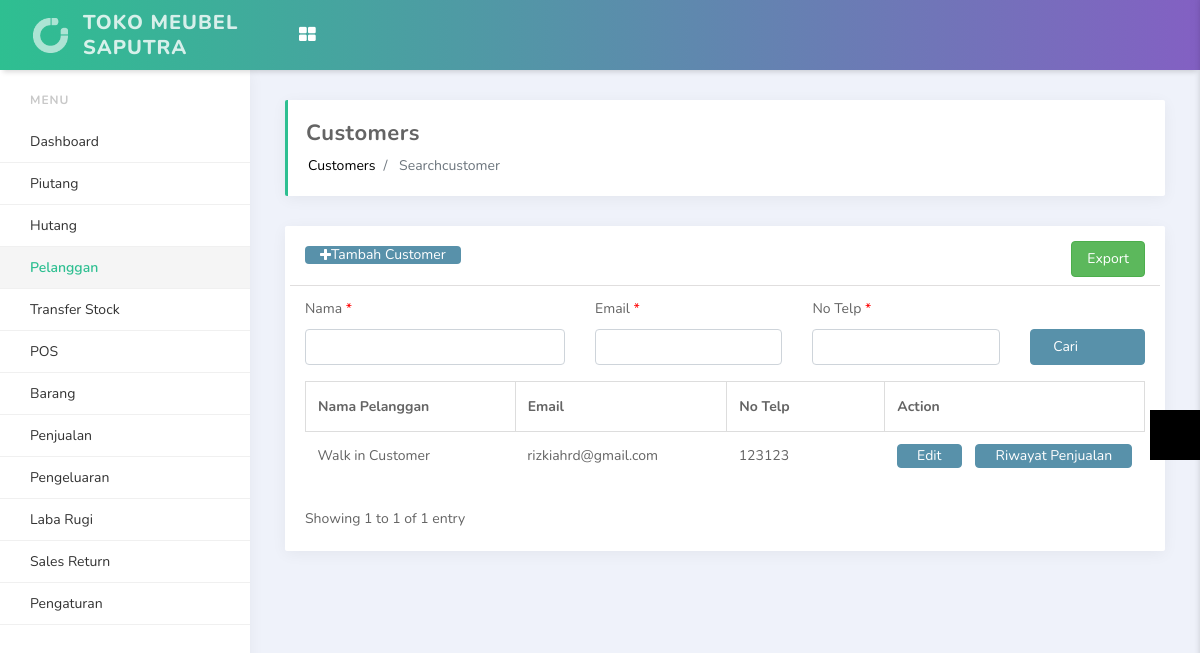
Screenshot of /index.php/customers/searchcustomer (signed in) with the database file from the repository.
### tables this page shows
CREATE TABLE `site_setting` (
  `id` int(11) NOT NULL,
  `site_name` varchar(499) NOT NULL,
  `site_logo` varchar(255) NOT NULL,
  `timezone` varchar(499) NOT NULL,
  `pagination` int(11) NOT NULL,
  `tax` double(11,2) NOT NULL,
  `currency` char(3) NOT NULL,
  `address` text NOT NULL,
  `datetime_format` varchar(30) NOT NULL,
  `display_product` int(11) NOT NULL,
  `display_keyboard` int(11) NOT NULL,
  `default_customer_id` int(11) NOT NULL,
  `updated_user_id` int(11) NOT NULL,
  `updated_datetime` datetime NOT NULL
);

CREATE TABLE `customers` (
  `id` int(11) NOT NULL,
  `fullname` varchar(499) NOT NULL,
  `email` varchar(499) NOT NULL,
  `mobile` varchar(255) NOT NULL,
  `address` text NOT NULL,
  `created_user_id` int(11) NOT NULL,
  `created_datetime` datetime NOT NULL
);

### application/controllers/Customers.php (called while the page is built, shortened)
<?php
class Customers extends CI_Controller
{
    public function __construct()
    {
        $this->load->model('Customers_model');
        $this->load->model('Constant_model');
    }
    public function searchcustomer()
    {
        $name = $this->input->get('name');
        $email = $this->input->get('email');
        $mobile = $this->input->get('mobile');
        $data['search_name'] = $name;
        $data['search_email'] = $email;
        $data['search_mobile'] = $mobile;
        $data['lang_dashboard'] = $this->lang->line('dashboard');
        $data['lang_transfer_stock'] = $this->lang->line('transfer_stock');
        $data['lang_customers'] = $this->lang->line('customers');
        $data['lang_gift_card'] = $this->lang->line('gift_card');
        $data['lang_add_gift_card'] = $this->lang->line('add_gift_card');
        $data['lang_list_gift_card'] = $this->lang->line('list_gift_card');
        $data['lang_debit'] = $this->lang->line('debit');
        $data['lang_sales'] = $this->lang->line('sales');
        $data['lang_today_sales'] = $this->lang->line('today_sales');
        $data['lang_opened_bill'] = $this->lang->line('opened_bill');
        $data['lang_reports'] = $this->lang->line('reports');
        $data['lang_sales_report'] = $this->lang->line('sales_report');
        $data['lang_expenses'] = $this->lang->line('expenses');
        $data['lang_expenses_category'] = $this->lang->line('expenses_category');
        $data['lang_pnl'] = $this->lang->line('pnl');
        $data['lang_pnl_report'] = $this->lang->line('pnl_report');
        $data['lang_pos'] = $this->lang->line('pos');
        $data['lang_return_order'] = $this->lang->line('return_order');
        $data['lang_return_order_report'] = $this->lang->line('return_order_report');
        $data['lang_inventory'] = $this->lang->line('inventory');
        $data['lang_products'] = $this->lang->line('products');
        $data['lang_list_products'] = $this->lang->line('list_products');
        $data['lang_print_product_label'] = $this->lang->line('print_product_label');
        $data['lang_product_category'] = $this->lang->line('product_category');
        $data['lang_purchase_order'] = $this->lang->line('purchase_order');
        $data['lang_setting'] = $this->lang->line('setting');
        $data['lang_outlets'] = $this->lang->line('outlets');
        $data['lang_users'] = $this->lang->line('users');
        $data['lang_suppliers'] = $this->lang->line('suppliers');
        $data['lang_system_setting'] = $this->lang->line('system_setting');
        $data['lang_payment_methods'] = $this->lang->line('payment_methods');
        $data['lang_logout'] = $this->lang->line('logout');
        $data['lang_point_of_sales'] = $this->lang->line('point_of_sales');
        $data['lang_amount'] = $this->lang->line('amount');
        $data['lang_monthly_sales_outlet'] = $this->lang->line('monthly_sales_outlet');
        $data['lang_add_customer'] = $this->lang->line('add_customer');
        $data['lang_export'] = $this->lang->line('export');
        $data['lang_search'] = $this->lang->line('search');
        $data['lang_name'] = $this->lang->line('name');
        $data['lang_email'] = $this->lang->line('email');
        $data['lang_mobile'] = $this->lang->line('mobile');
        $data['lang_customer_name'] = $this->lang->line('customer_name');
        $data['lang_action'] = $this->lang->line('action');
        $data['lang_edit'] = $this->lang->line('edit');
        $data['lang_sales_history'] = $this->lang->line('sales_history');
        $data['lang_no_match_found'] = $this->lang->line('no_match_found');
        $data['lang_search_customer'] = $this->lang->line('search_customer');
        $data['lang_create_return_order'] = $this->lang->line('create_return_order');
        $this->load->view('search_customers', $data);
    }
}

### index.php (called while the page is built, shortened)
<?php
require_once BASEPATH.'core/CodeIgniter.php';

### application/views/search_customers.php (the view, shortened to what this page needs)
<?php
    require_once 'includes/header4.php';
?>
<section id="content">
	<div class="row">
		<div class="col-md-12">
			<div class="card">
				<div class="card-body">
					<?php
                        if ($user_role < 3) {
                            ?>
					<div class="row" style="border-bottom: 1px solid #e0dede; padding-bottom: 8px; margin-top: -5px;">
						<div class="col-md-6">
							<a href="<?=base_url()?>index.php/customers/addCustomer" style="text-decoration: none;">
								<button type="button" class="btn btn-primary" style="padding-top: 2px; padding-bottom: 2px; border: 0px;">
									<i class="fa fa-plus"></i> <?php echo $lang_add_customer; ?>
								</button>
							</a>
						</div>
						<div class="col-md-6" style="text-align: right;">
							<a href="<?=base_url()?>index.php/customers/exportSearchCustomer?search_name=<?php echo $search_name; ?>&search_email=<?php echo $search_email; ?>&search_mobile=<?php echo $search_mobile; ?>" style="text-decoration: none;">
								<button type="button" class="btn btn-success" style="background-color: #5cb85c; border-color: #4cae4c;">
									<?php echo $lang_export; ?>
								</button>
							</a>
						</div>
					</div>
					<?php
                        }
                    ?>
					<form action="<?=base_url()?>index.php/customers/searchcustomer" method="get">
						<div class="row" style="margin-top: 10px;">
							<div class="col-md-4">
								<div class="form-group">
									<label><?php echo $lang_name; ?> <span style="color: #F00">*</span></label>
									<input type="text" name="name" class="form-control" value="<?php echo $search_name; ?>" />
								</div>
							</div>
							<div class="col-md-3">
								<div class="form-group">
									<label><?php echo $lang_email; ?> <span style="color: #F00">*</span></label>
									<input type="text" name="email" class="form-control" value="<?php echo $search_email; ?>" />
								</div>
							</div>
							<div class="col-md-3">
								<div class="form-group">
									<label><?php echo $lang_mobile; ?> <span style="color: #F00">*</span></label>
									<input type="text" name="mobile" class="form-control" value="<?php echo $search_mobile; ?>" />
								</div>
							</div>
							<div class="col-md-2">
								<div class="form-group">
									<label>&nbsp;</label><br />
									<button class="btn btn-primary" style="width: 100%;">&nbsp;&nbsp;<?php echo $lang_search; ?>&nbsp;&nbsp;</button>
								</div>
							</div>
						</div>
					</form>
					<div class="row" style="margin-top: 0px;">
						<div class="col-md-12">
							<div class="table-responsive">
								<table class="table">
									<thead>
										<tr>
									    	<th style="border-left: 1px solid #ddd; border-bottom: 1px solid #ddd; border-top: 1px solid #ddd;" width="26%">
										    	<?php echo $lang_customer_name; ?>
										    </th>
									    	<th style="border-left: 1px solid #ddd; border-bottom: 1px solid #ddd; border-top: 1px solid #ddd;" width="26%">
										    	<?php echo $lang_email; ?>
										    </th>
										    <th style="border-left: 1px solid #ddd; border-bottom: 1px solid #ddd; border-top: 1px solid #ddd;" width="20%">
											    <?php echo $lang_mobile; ?>
											</th>
										    <th style="border-left: 1px solid #ddd; border-bottom: 1px solid #ddd; border-top: 1px solid #ddd; border-right: 1px solid #ddd;" width="25%"><?php echo $lang_action; ?></th>
										</tr>
									</thead>
									<tbody>
<?php
    $result_count = 0;
    $sort = '';
    $searchResult = $this->db->query("SELECT * FROM customers WHERE created_datetime != '0000-00-00 00:00:00' $sort ORDER BY fullname ASC ");
    $searchRows = $searchResult->num_rows();
    if ($searchRows > 0) {
        $searchData = $searchResult->result();
        $result_count = count($searchData);
        for ($s = 0; $s < count($searchData); ++$s) {
            $cust_id = $searchData[$s]->id;
            $cust_fn = $searchData[$s]->fullname;
            $cust_em = $searchData[$s]->email;
            $cust_mb = $searchData[$s]->mobile; ?>
			<tr>
				<td>
					<?php echo $cust_fn; ?>
				</td>
				<td>
					<?php
                        if (!empty($cust_em)) {
                            echo $cust_em;
                        } else {
                            echo '-';
                        } ?>
				</td>
				<td>
					<?php
                        if (!empty($cust_mb)) {
                            echo $cust_mb;
                        } else {
                            echo '-';
                        } ?>
				</td>
				<td>
					<a href="<?=base_url()?>index.php/customers/edit_customer?cust_id=<?php echo $cust_id; ?>" style="text-decoration: none;">
						<button class="btn btn-primary" style="padding: 4px 12px;">&nbsp;&nbsp;<?php echo $lang_edit; ?>&nbsp;&nbsp;</button>
					</a>
					<a href="<?=base_url()?>index.php/customers/customer_history?cust_id=<?php echo $cust_id; ?>" style="text-decoration: none; margin-left: 10px;">
						<button class="btn btn-primary" style="padding: 4px 12px;">&nbsp;&nbsp;<?php echo $lang_sales_history; ?>&nbsp;&nbsp;</button>
					</a>
				</td>
			</tr>
<?php
        }
    } else {
        ?>
		<tr>
			<td colspan="4"><?php echo $lang_no_match_found; ?></td>
		</tr>
<?php
    }
?>
									</tbody>
								</table>
							</div>
						</div>
					</div>
					<div class="row">
						<div class="col-md-6" style="float: left; padding-top: 10px;">
							<?php
                                if ($result_count > 0) {
                                    ?>
							Showing 1 to <?php echo $result_count; ?> of <?php echo $result_count; ?>
							<?php
                                if ($result_count == 1) {
                                    echo 'entry';
                                } else {
                                    echo 'entries';
                                } ?>
							<?php
                                }
                            ?>
						</div>
						<div class="col-md-6" style="text-align: right;">
						</div>
					</div>
				</div>
			</div>
		</div>
	</div>
</section>
<?php
    require_once 'includes/footer4.php';
?>

### application/views/includes/header4.php (shortened to what this page needs)
<?php
    $user_role = $this->input->cookie('role_id', TRUE);
    $settingResult = $this->db->get_where('site_setting');
    $settingData = $settingResult->row();
    $setting_site_name = $settingData->site_name;
 ?>
<!doctype html>
<html lang="en">
<head>
    <link rel="stylesheet" href="<?php echo base_url() ?>assets/vendors/bundle.css" type="text/css">
    <link rel="stylesheet" href="<?php echo base_url() ?>assets/vendors/datepicker/daterangepicker.css">
    <link rel="stylesheet" href="<?php echo base_url() ?>assets/vendors/vmap/jqvmap.min.css">
    <link rel="stylesheet" href="<?php echo base_url() ?>assets/css/app.min.css" type="text/css">
    <link rel="stylesheet" href="<?php echo base_url() ?>assets/css/custom.css" type="text/css">
    <link rel="stylesheet" type="text/css" href="https://stackpath.bootstrapcdn.com/font-awesome/4.7.0/css/font-awesome.min.css">
</head>
<body>
<div class="side-menu">
    <div class='side-menu-body'>
        <ul>
            <?php
            $link = $this->uri->segment(1);
            ?>
            <li class="side-menu-divider">Menu</li>
            <?php
            if ($user_role == 3) {
                echo "<li>".anchor('index.php/cashier/',$lang_pos)."</li>";
                echo "
                <li>
                <a href='#'>Sales Return</a>
                <ul>
                    <li>
                        <a <?php if (($link == '')) {
                    ?> style='background-color: #e9ecf2;' <?php
                } ?> href='<?=base_url()?>index.php/sales_return/'>
                            Buat Sales Return
                        </a>
                    </li>
                    <li>
                        <a <?php if (($link == 'data_return')) {
                    ?> style='background-color: #e9ecf2;' <?php
                } ?> href='<?=base_url()?>index.php/sales_return/data_return'>
                            Data Sales Return
                        </a>
                    </li>
                </ul>
            </li>
                ";
            }else{
            ?>
            <li><?php echo anchor('index.php/dashboard',$lang_dashboard,($link=="dashboard"?'class="active"':'')) ?></li>
            <li><?php echo anchor('index.php/piutang',"Piutang",($link=="piutang"?'class="active"':'')) ?></li>
            <li><?php echo anchor('index.php/hutang',"Hutang",($link=="hutang"?'class="active"':'')) ?></li>
            <li><?php echo anchor('index.php/customers/view',$lang_customers,($link=="customers"?'class="active"':'')) ?></li>
            <li><?php echo anchor('index.php/transfer_stock/view',"Transfer Stock",($link=="transfer_stock"?'class="active"':'')) ?></li>
            <li><?php echo anchor('index.php/cashier/',$lang_pos,($link=="cashier"?'class="active"':'')) ?></li>
            <li>
                <a href="#"></i> <span><?php echo $lang_products; ?></span> </a>
            </li>
            <li>
                <a href="#"><span><?php echo $lang_sales; ?></span> </a>
            </li>
            <li>
                <a href="#"><?php echo $lang_expenses ?></a>
            </li>
            <li>
                <a href="#"><?php echo $lang_pnl ?></a>
            </li>
            <li>
                <a href="#">Sales Return</a>
            </li>
            <li>
                <a href="#"><?php echo $lang_setting; ?></a>
            </li>
                    <?php
                    }
                            ?>
        </ul>
    </div>
</div>
<nav class="navbar">
    <div class="container-fluid">
        <div class="header-logo">
            <a href="#">
                <img src="<?php echo base_url() ?>assets/media/image/light-logo.png" alt="...">
                <span class="logo-text d-none d-lg-block"><?php echo $setting_site_name ?></span>
            </a>
        </div>
        <div class="header-body">
            <ul class="navbar-nav">
                <li class="nav-item dropdown d-none d-lg-block">
                    <a href="#" class="nav-link" data-toggle="dropdown">
                        <i class="fa fa-th-large"></i>
                    </a>
                </li>
            </ul>
        </div>
    </div>
</nav>
<main class="main-content">
    <div class="container-fluid">
        <div class="page-header d-md-flex justify-content-between align-items-center">
            <div>
                <h4><?php echo ucwords(str_replace('_', ' ', $this->uri->segment(1))) ?></h4>
                <nav aria-label="breadcrumb">
                    <ol class="breadcrumb">
                        <li class="breadcrumb-item"><a href="#"><?php echo ucwords(str_replace('_', ' ', $this->uri->segment(1))) ?></a></li>
                        <li class="breadcrumb-item active" aria-current="page">
                            <?php if ($this->uri->segment(2)){
                                 echo ucwords(str_replace('_', ' ', $this->uri->segment(2)));
                            } ?>
                            </li>
                    </ol>
                </nav>
            </div>
        </div>

### rows the page displays
site_setting: site_name "TOKO MEUBEL SAPUTRA"
customers: fullname "Walk in Customer", email "rizkiahrd@gmail.com", mobile "123123"

### other values shown
$lang_products "Barang"
$lang_sales "Penjualan"
$lang_expenses "Pengeluaran"
$lang_pnl "Laba Rugi"
$lang_setting "Pengaturan"
str_replace('_', ' ', $this->uri->segment(1)) "Customers"
str_replace('_', ' ', $this->uri->segment(2)) "Searchcustomer"
$lang_add_customer "Tambah Customer"
$lang_export "Export"
$lang_name "Nama"
$lang_email "Email"
$lang_mobile "No Telp"
$lang_search "Cari"
$lang_customer_name "Nama Pelanggan"
$lang_action "Action"
